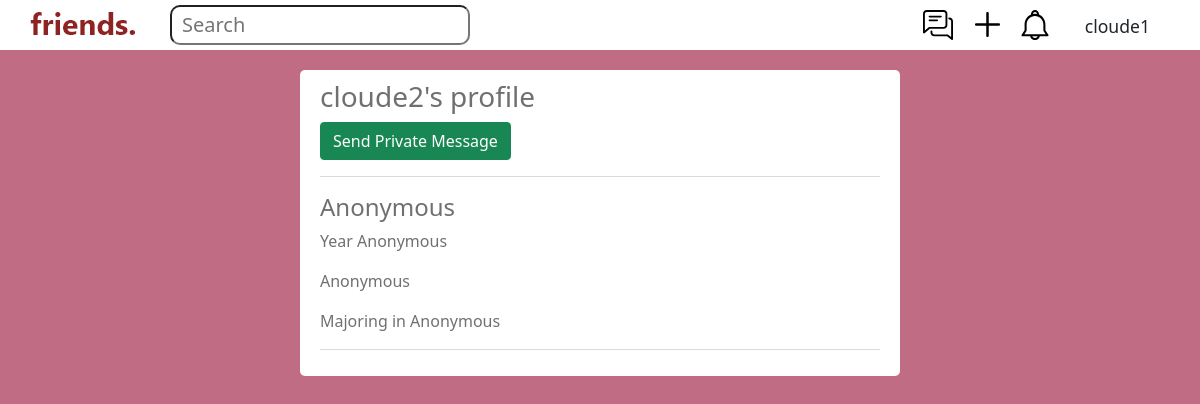
The app's page /profile/2 (signed in) with its own data.
### main/models.py (models this page shows, shortened)
class UserProfile(models.Model):
	user = models.OneToOneField(User, on_delete=models.CASCADE)
	name = models.CharField(max_length=50, default='Anonymous', blank=True)
	year = models.CharField(max_length=10, choices=(('Anonymous', 'Anonymous'),
		('1', '1'),('2', '2'), ('3', '3'), ('4', '4')), default='Anonymous')
	view_chronological = models.BooleanField(default=True)
	FACULTY_CHOICES = (
		('Anonymous', 'Anonymous'),
		('Business','Business'),
		('Computing', 'Computing'),
		('Science','Science'),
		('Law','Law'),
		('Wtv','Wtv'),
	)
	faculty = models.CharField(max_length=10, choices=FACULTY_CHOICES, default='Anonymous')
	major = models.CharField(max_length=50, default='Anonymous')

### main/views.py (the view, shortened to what this page needs)
# urls.py: path("profile/<int:id>", views.profile, name="profile"),
@login_required(login_url='/loginprompt')
def profile(response, id):
	this_userprofile = UserProfile.objects.get(id=id)
	is_curr_user = id == response.user.id
	return render(response, "main/profile.html", {"t":response.user.userprofile.thread,
		"this_userprofile":this_userprofile, "is_curr_user":is_curr_user})

### main/templates/main/profile.html (shortened to what this page needs)
{% extends 'main/base.html' %}
{% load static %}
{% block content %}
	<div class="center">
		<div class="requests">
			{% if is_curr_user %}
				<h3>My profile</h3>
				<hr>
				<div class="">
					<h4>{{user.userprofile.name}}</h4>
					<p>Year {{user.userprofile.year}}</p>
					<p>{{user.userprofile.faculty}}</p>
					<p>Majoring in {{user.userprofile.major}}</p>
				</div>
				<a href="/edit_profile">
			   		<button class="comment-btns-btn btn">Edit</button>
				</a>
			{% else %}
				<h3>{{this_userprofile.user}}'s profile</h3>
				<form method="post" action="#">
					<button type="submit", name="pm", value="true", class="btn btn-success">Send Private Message</button>
				</form>
				<hr>
				<div class="">
					<h4>{{this_userprofile.name}}</h4>
					<p>Year {{this_userprofile.year}}</p>
					<p>{{this_userprofile.faculty}}</p>
					<p>Majoring in {{this_userprofile.major}}</p>
				</div>
			{% endif %}
			<hr>
		</div>
	</div>
{% endblock %}

### main/templates/main/base.html (shortened to what this page needs)
{% load static %}
<!doctype html>
<html lang="en">
<head>
	<link href="https://cdn.jsdelivr.net/npm/bootstrap@5.0.1/dist/css/bootstrap.min.css" rel="stylesheet">
	<link rel="stylesheet" href="{% static 'css/styles.css' %}">
</head>
<body>
	<nav class="topnav">
		<a class="brand" href="/">
			<img src="{% static 'images/friends.png' %}" alt="home">
		</a>
		<form class="searchbar" method="get" action="search">
			<input class="bar" type="search" name="q" placeholder="Search" aria-label="Search" />
		</form>
		{% if user.is_authenticated %}
			<a class="topnavicon" href="/notifications">
				<img class='bell' src="{% static 'images/bell.svg' %}" alt="notifs">
			</a>
			<a class="topnavicon" href="/create">
				<img class='plus' src="{% static 'images/plus.svg' %}" alt="create">
			</a>
			<a class="topnavicon" href="/chatlist">
				<img class='chatlist' src="{% static 'images/chat.svg' %}" alt="chatlist">
			</a>
			<div class="dropdown">
				<p>{{user}}</p>
			</div>
		{% endif %}
	</nav>
	<div class="main">
		{% block content %}
		{% endblock %}
	</div>
</body>
</html>

### main/static/css/styles.css (style rules this page uses)
a { color: black; text-decoration: none; }
.bell { height: 30px; position: absolute; right: 150px; margin-top: 10px; }
body { background-color: #c06c84; }
.bar { position: absolute; width: 300px; height: 40px; top: 5px; left: 50px; border-radius: 10px; }
.bar::placeholder { position: absolute; font-size: 20px; top: 4px; left: 10px }
.brand { position: absolute; left: 30px; padding-top: 3px; }
.center { width: 50%; margin: 0 auto; padding-top: 20px; }
.chatlist { height: 30px; position: absolute; right: 247px; margin-top: 10px; }
.dropdown { position: absolute; display: inline-block; right: 50px; margin-top: 13px; font-size: 1.1rem; }
.main { margin-top: 50px; }
.plus { height: 25px; position: absolute; right: 200px; margin-top: 12px; }
.requests { background-color: white; border-radius: 5px; height: 100%; color: #707070; padding: 10px 20px; }
.searchbar { position: absolute; left: 120px; }
.topnav { position: fixed; top: 0; width: 100%; height: 50px; background-color: white; }
.topnavicon { display: block; }

### records on screen
UserProfile: user "cloude2", name "Anonymous", year "Anonymous", faculty "Anonymous", major "Anonymous"

### other values on screen
{{ user }} "cloude1"
